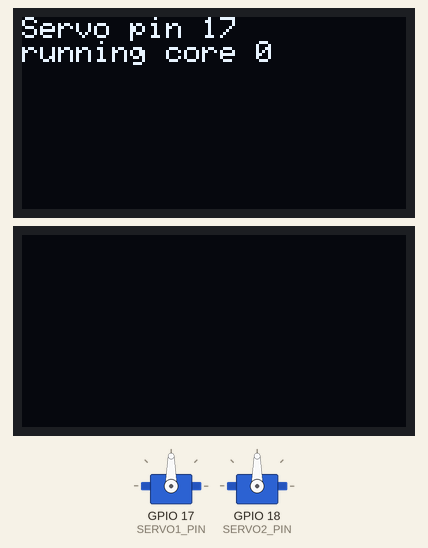
Simulated run of this sketch. Board: ESP32-S3. Parts: 2 × servo, 2 × 128×64 one-colour display.

Above: at 0.1 s.
At 0.53 s:
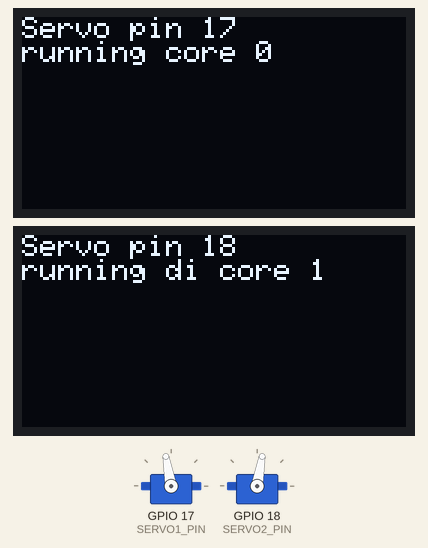
At 3.83 s:
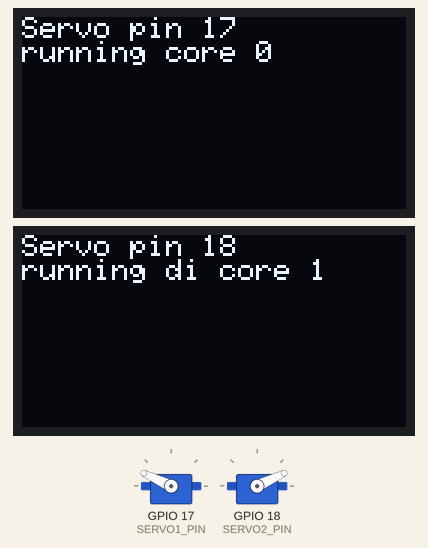
At 7.43 s:
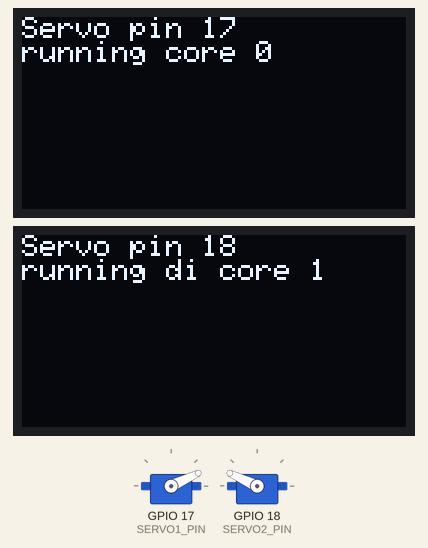
Timing chart, 0 to 40.0 s (numbered marks = the images above):
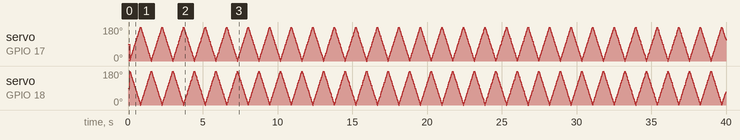

The sketch:

sketch.ino
```cpp
#include <Arduino.h>
#include <Wire.h>
#include <Adafruit_GFX.h>
#include <Adafruit_SSD1306.h>
#include <ESP32Servo.h>

// --------- PIN SERVO (sesuai diagram) ---------
#define SERVO1_PIN 17   // servo1:PWM -> esp:17 (core 0)
#define SERVO2_PIN 18   // servo2:PWM -> esp:18 (core 1)

Servo servo1;
Servo servo2;

// --------- OLED & I2C ---------
TwoWire I2C_oled1 = TwoWire(0);  // OLED1: SCL 13, SDA 14
TwoWire I2C_oled2 = TwoWire(1);  // OLED2: SCL 19, SDA 20

Adafruit_SSD1306 display1(128, 64, &I2C_oled1, -1);
Adafruit_SSD1306 display2(128, 64, &I2C_oled2, -1);

// --------- TAMPILAN OLED ---------
void initDisplays() {
  char line1[32];
  char line2[32];

  display1.clearDisplay();
  display1.setTextSize(1);
  display1.setTextColor(SSD1306_WHITE);
  display1.setCursor(0, 0);
  snprintf(line1, sizeof(line1), "Servo pin %d", SERVO1_PIN);
  display1.println(line1);
  display1.println("running core 0");
  display1.display();

  display2.clearDisplay();
  display2.setTextSize(1);
  display2.setTextColor(SSD1306_WHITE);
  display2.setCursor(0, 0);
  snprintf(line2, sizeof(line2), "Servo pin %d", SERVO2_PIN);
  display2.println(line2);
  display2.println("running di core 1");
  display2.display();
}

// --------- TASK CORE 0 (servo1 di pin 18) ---------
void core0Task(void *pvParameters) {
  int angle = 0;
  bool naik = true;

  for (;;) {
    servo1.write(angle);

    if (naik) {
      angle += 5;
      if (angle >= 180) {
        angle = 180;
        naik = false;
      }
    } else {
      angle -= 5;
      if (angle <= 0) {
        angle = 0;
        naik = true;
      }
    }

    vTaskDelay(20 / portTICK_PERIOD_MS);  // kecepatan sweep
  }
}

// --------- TASK CORE 1 (servo2 di pin 46) ---------
void core1Task(void *pvParameters) {
  int angle = 180;
  bool turun = true;

  for (;;) {
    servo2.write(angle);

    if (turun) {
      angle -= 5;
      if (angle <= 0) {
        angle = 0;
        turun = false;
      }
    } else {
      angle += 5;
      if (angle >= 180) {
        angle = 180;
        turun = true;
      }
    }

    vTaskDelay(20 / portTICK_PERIOD_MS);
  }
}

// --------- SETUP & LOOP ---------
void setup() {
  Serial.begin(115200);

  // Attach servo ke pin, pakai range 500–2400us seperti contoh kamu
  servo1.attach(SERVO1_PIN, 500, 2400);
  servo2.attach(SERVO2_PIN, 500, 2400);

  // I2C OLED1: SDA 14, SCL 13
  I2C_oled1.begin(14, 13);
  // I2C OLED2: SDA 20, SCL 19
  I2C_oled2.begin(20, 19);

  // Init OLED
  if (!display1.begin(SSD1306_SWITCHCAPVCC, 0x3C)) {
    Serial.println("OLED1 gagal init");
  }
  if (!display2.begin(SSD1306_SWITCHCAPVCC, 0x3C)) {
    Serial.println("OLED2 gagal init");
  }

  initDisplays();

  // RTOS task per core (1 baris seperti maumu)
  xTaskCreatePinnedToCore(core0Task, "Core0Task", 4096, NULL, 1, NULL, 0);  // core 0
  xTaskCreatePinnedToCore(core1Task, "Core1Task", 4096, NULL, 1, NULL, 1);  // core 1
}

void loop() {
  // Kosong, semua kerja di task RTOS
}
```
